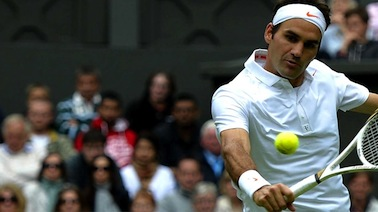
#> input picture resources/images-to-try/federer.jpg, 378 x 212 px; its folder holds only this picture in this run
$ python try_all_images.py   (Python 2 division)   (older library calls are emulated)
#> lines starting #> are read from the running program, lines starting #| are printed output that depends on the picture; long printed decimals are rounded
### gabour.py
__author__ = 'phillg07'

import numpy as np
import cv2
import random
import facebreadcrums

def build_filters():
    filters = []
    ksize = 127
    for theta in np.arange(0, np.pi, np.pi / 8):
        for lambd in np.arange(2, 16, 4):
            for psi in [-np.pi/2, np.pi/2]:
                kern = cv2.getGaborKernel((ksize, ksize), 0.33*lambd, theta, lambd, 1, psi, ktype=cv2.CV_32F)
                kern /= 1.5*kern.sum()
                filters.append(kern)
    return filters

def process(img, filters):
    accum = np.zeros_like(img).astype(np. float32)
    for kern in filters:
        fimg = cv2.filter2D(img, cv2.CV_64F, kern)
        np.maximum(accum, fimg, accum)
    return accum


def gabor_filter_image(img_loc):
#> called with img_loc = 'resources/images-to-try/federer.jpg'
    img = cv2.imread(img_loc, 0)
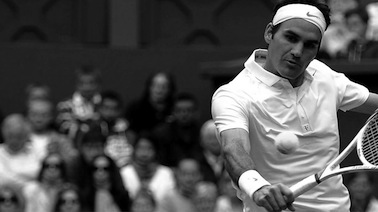
#> img: shape (212, 378); min 0, max 255, mean 84.4
    filters = build_filters()
    return process(img, filters)
#> the loop in process, `for kern in filters:` made 64 passes
#> pass 1, in process, `fimg = cv2.filter2D(img, cv2.CV_64F, kern)`:
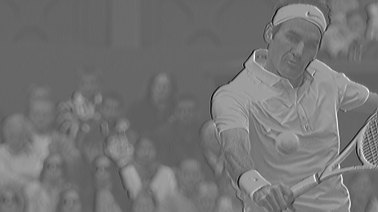
#> fimg: shape (212, 378) float64; min -259.9, max 434.9, mean 56.2; drawn with min black and max white
#> pass 2, in process, `fimg = cv2.filter2D(img, cv2.CV_64F, kern)`:
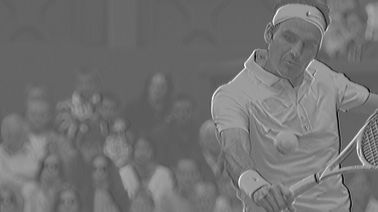
#> fimg: shape (212, 378) float64; min -247.7, max 432.1, mean 56.4; drawn with min black and max white
#> after the loop in process, `for kern in filters:`: accum: shape (212, 378) float32; every value is NaN or infinite

### facebreadcrums.py
import cv2
import numpy as np

# [17 lines left out: functions get_intensity_callback, create_breadcrumb_map, not called in this run]

def get_breadcrumb_map_to_faces(imageLocation):
#> called with imageLocation = 'resources/images-to-try/federer.jpg'
    img = cv2.imread(imageLocation, 0)
    face_cascade = cv2.CascadeClassifier("resources/haarcascade_frontalface_default.xml")
    faces = face_cascade.detectMultiScale(img, 1.3, 5)
#> faces = ()
    height, width = img.shape
#> height = 212; width = 378
    if (len(faces) == 0):
        return np.ones((height, width), np.float64)
#> returned value: shape (212, 378) float64; every value is 1
    else:
        return create_breadcrumb_map(faces, height, width)

### try_all_images.py
__author__ = 'phillg07'

import numpy as np
import scipy.optimize as opt
import cv2
import json
import random
import facebreadcrums
import gabour
import glob
import os

img = None
all_scores = []
big = 1e20
score_template = None

class ScoreBox:
    """This represents a box for weighting the score an image transform
    """
    def __init__(self, from_dict=None,  x=0, y=0, width=0, height=0, weight=0):
        if from_dict is not None:
            self.__dict__ = from_dict
        else:
            self.x = x
            self.y = y
            self.width = width
            self.height = height
            self.weight = weight
    def __str__(self):
        return json.dumps(self.__dict__)

    def color(self):
        return (255, 255, 255)


    def offset_pix(self):
        return int(self.x), int(self.y)

    def size_pix(self):
        return int(self.width), int(self.height)

    def bottom_right(self):
        return int(self.x + self.width), int(self.y + self.height)

    def draw(self, img):
        cv2.rectangle(img, self.offset_pix(), self.bottom_right(), self.color(), 2)


    def score(self, img):
        if not self.inbounds():
            print "oob!"
            return big
        subimg = img[int(self.y):(int(self.y+self.height)), int(self.x):(int(self.x+self.width))].copy()
        # subimg -= 128
        if subimg.size <= 0:
            print "empty image!"
            return big
        all_scores.append(self.weight * np.sum(subimg))
        return self.weight * np.sum(subimg)

    def inbounds(self):
        height, width = img.shape
        bottom_right_x, bottom_right_y = self.bottom_right()
        return 0 <= self.x <= width and 0 <= self.y <= height and bottom_right_x <= width and bottom_right_y <= height

    def transform(self, xs):
        height, width = img.shape
        return ScoreBox(x=(self.x + xs[0]*width), y=(self.y + xs[1]*height), width=self.width * xs[2], height=self.height * xs[2], weight=self.weight)

def load_template():
    with open("resources/thumbnail_template.json", "r") as template_json:
#> (reads resources/thumbnail_template.json from the repository)
        json_file = json.loads(template_json.read())
        return [ScoreBox(i) for i in json_file["scoreBoxes"]]

def score_boxes(sboxes, img):
    s = sum([box.score(img) for box in sboxes])
    print "s=" + s.__str__()
    return s

def transform_boxes(boxes, transform):
    print transform
    return [box.transform(transform) for box in boxes]

def get_intensity_callback(event,x,y,flags,image):
    if event == cv2.EVENT_LBUTTONDOWN:
        print(x)
        print(y)
        print(image[y,x])
        print("---")

def objective(xs):
    new_boxes = transform_boxes(score_template, xs)
    if False:
        img_temp = img.copy()
        img_temp -= np.min(img_temp)
        if (np.min(img_temp) != np.min(img_temp)):
            img_temp /= np.max(img_temp)
        for box in new_boxes:
            box.draw(img_temp)
        cv2.imshow('image-temp', img_temp)
        cv2.waitKey(1)
    return score_boxes(new_boxes, img) #+ 0.1 + sci2.logit(1-xs[2])

def find_interesting_box(imname):
    gab = gabour.gabor_filter_image('resources/images-to-try/' + imname).astype(float)
    gab-=np.min(gab)
    gab/=np.max(gab)
    # cv2.imshow('gab', gab)
    # cv2.setMouseCallback('gab', get_intensity_callback, gab)
    # cv2.waitKey(0)

    face = facebreadcrums.get_breadcrumb_map_to_faces('resources/images-to-try/' + imname).astype(float)
    if (np.min(face) != np.max(face)):
        face -= np.min(face)
        face/=np.max(face)
    # cv2.imshow('face', face)
    # cv2.setMouseCallback('face', get_intensity_callback, face)
    # cv2.waitKey(0)

    global img
    img = cv2.multiply(gab, face)
    img-=np.min(img)
    img/=np.max(img)
    # cv2.imshow('toopt', img)
    # cv2.setMouseCallback('toopt', get_intensity_callback, img)
    # cv2.waitKey(0)

    global score_template
    score_template = load_template()

    xopt_best = []
    best_score = big
    i=0
    while i<100:
        x0 = np.array([random.random(), random.random(), random.random()])
        new_boxes = transform_boxes(score_template, x0)
        if not new_boxes[0].inbounds():
            continue
        xopt = opt.fmin(objective, x0)

        new_boxes = transform_boxes(score_template, xopt)
        score = score_boxes(new_boxes, img)
        if score < best_score:
            xopt_best = xopt
            best_score = score
        i+=1
#> this loop made 371 passes
#| [0.8444 0.758  0.4206]
#| [0.2589 0.5113 0.4049]
#| [0.7838 0.3033 0.4766]
#| [0.5834 0.9081 0.5047]
#| [0.2818 0.7558  0.6184  ]
#| [0.2505 0.9097 0.9828]
#| [0.8102 0.9022 0.3101]
#| [0.7298 0.8988 0.684]
#> (further printed lines are left out)
    print "Result! = " + xopt.__str__()

    for score_boxe in transform_boxes(score_template, xopt_best):
        print "Transformed Box = " + score_boxe.__str__()
        score_boxe.draw(img)
#> this loop made 0 passes

    orig_image = cv2.imread('resources/images-to-try/' + imname);
    score_boxe.draw(orig_image)
    cv2.imwrite('result/' + imname, orig_image)

for file in os.listdir("resources/images-to-try"):
    print file
#> (the run stopped early here; a loop or call above may not have finished)
